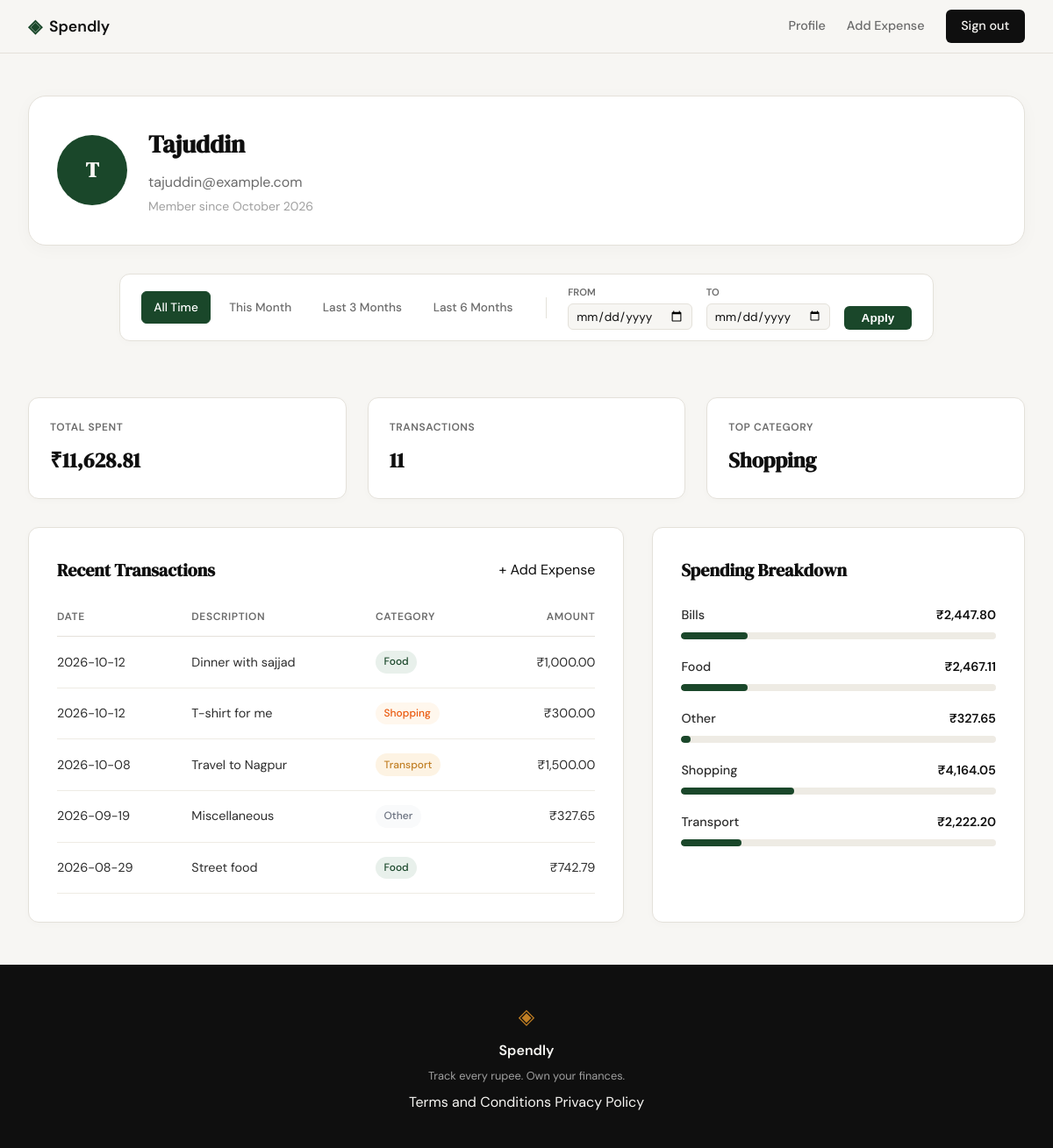
/profile (signed in), run on the app's committed database.
### tables this page shows
CREATE TABLE users (
                id INTEGER PRIMARY KEY AUTOINCREMENT,
                name TEXT NOT NULL,
                email TEXT UNIQUE NOT NULL,
                password_hash TEXT NOT NULL,
                created_at TEXT DEFAULT (datetime('now'))
            );

CREATE TABLE expenses (
                id INTEGER PRIMARY KEY AUTOINCREMENT,
                user_id INTEGER NOT NULL,
                amount REAL NOT NULL,
                category TEXT NOT NULL,
                date TEXT NOT NULL,
                description TEXT,
                created_at TEXT DEFAULT (datetime('now')),
                FOREIGN KEY (user_id) REFERENCES users (id)
            );

### app.py (the view, shortened to what this page needs)
@app.route("/profile")
@login_required
def profile():
    user_id = session.get("user_id")
    date_from = request.args.get("date_from")
    date_to = request.args.get("date_to")
    import datetime
    valid_dates = True
    today = datetime.date.today()
    first_of_month = today.replace(day=1)
    presets = {
        "this_month": {
            "from": first_of_month.strftime("%Y-%m-%d"),
            "to": today.strftime("%Y-%m-%d")
        },
        "last_3_months": {
            "from": (today - datetime.timedelta(days=90)).strftime("%Y-%m-%d"),
            "to": today.strftime("%Y-%m-%d")
        },
        "last_6_months": {
            "from": (today - datetime.timedelta(days=180)).strftime("%Y-%m-%d"),
            "to": today.strftime("%Y-%m-%d")
        }
    }
    user_row = get_user_details(user_id)
    if not user_row:
        abort(404)
    created_at = user_row["created_at"]
    dt = datetime.datetime.strptime(created_at, "%Y-%m-%d %H:%M:%S")
    member_since = dt.strftime("%B %Y")
    user_data = {
        "name": user_row["name"],
        "email": user_row["email"],
        "member_since": member_since,
        "initials": "".join([n[0].upper() for n in user_row["name"].split()])
    }
    summary = get_spending_summary(user_id, date_from, date_to)
    stats = {
        "total_spent": f"₹{summary['total_spent']:,.2f}",
        "transaction_count": summary["transaction_count"],
        "top_category": summary["top_category"] or "None"
    }
    transactions_rows = get_recent_transactions(user_id, date_from=date_from, date_to=date_to)
    transactions = [
        {
            "date": row["date"],
            "description": row["description"],
            "category": row["category"],
            "amount": f"₹{row['amount']:,.2f}"
        }
        for row in transactions_rows
    ]
    breakdown_rows = get_category_breakdown(user_id, date_from, date_to)
    total_spend = sum(row["total"] for row in breakdown_rows)
    categories = []
    for row in breakdown_rows:
        percentage = 0
        if total_spend > 0:
            percentage = round((row["total"] / total_spend) * 100)
        categories.append({
            "name": row["category"],
            "total": f"₹{row['total']:,.2f}",
            "percentage": percentage
        })
    context = {
        "user": user_data,
        "stats": stats,
        "transactions": transactions,
        "categories": categories,
        "date_from": date_from,
        "date_to": date_to,
        "presets": presets
    }
    return render_template("profile.html", **context)

### app.py (called while the page is built)
def login_required(f):
    @wraps(f)
    def decorated_function(*args, **kwargs):
        if not session.get("user_id"):
            return redirect(url_for("login"))
        return f(*args, **kwargs)
    return decorated_function

### database/db.py (called while the page is built)
def get_db():
    conn = sqlite3.connect(DB_PATH)
    conn.row_factory = sqlite3.Row
    conn.execute("PRAGMA foreign_keys = ON")
    return conn

def get_user_details(user_id):
    with get_db() as conn:
        return conn.execute(
            "SELECT name, email, created_at FROM users WHERE id = ?",
            (user_id,)
        ).fetchone()

def get_category_breakdown(user_id, date_from=None, date_to=None):
    with get_db() as conn:
        query = "SELECT category, SUM(amount) as total FROM expenses WHERE user_id = ?"
        params = [user_id]
        if date_from and date_to:
            query += " AND date BETWEEN ? AND ?"
            params.extend([date_from, date_to])
        query += " GROUP BY category"
        return conn.execute(query, params).fetchall()

def get_recent_transactions(user_id, limit=5, date_from=None, date_to=None):
    with get_db() as conn:
        query = "SELECT date, description, category, amount FROM expenses WHERE user_id = ?"
        params = [user_id]
        if date_from and date_to:
            query += " AND date BETWEEN ? AND ?"
            params.extend([date_from, date_to])
        query += " ORDER BY date DESC LIMIT ?"
        params.append(limit)
        rows = conn.execute(query, params).fetchall()
        return [dict(row) for row in rows]

### templates/profile.html (shortened to what this page needs)
{% extends "base.html" %}
{% block head %}
    <link rel="stylesheet" href="{{ url_for('static', filename='css/profile.css') }}">
{% endblock %}
{% block content %}
<div class="profile-container">
    <section class="profile-card">
        <div class="profile-card-inner">
            <div class="profile-avatar">{{ user.initials }}</div>
            <div class="profile-details">
                <h1 class="profile-name">{{ user.name }}</h1>
                <p class="profile-email">{{ user.email }}</p>
                <p class="profile-member">Member since {{ user.member_since }}</p>
            </div>
        </div>
    </section>
    <section class="filter-bar">
        <div class="filter-bar-inner">
            <div class="preset-group">
                <a href="{{ url_for('profile') }}"
                   class="preset-btn {{ 'active' if not date_from }}">All Time</a>
                <a href="{{ url_for('profile', date_from=presets.this_month.from, date_to=presets.this_month.to) }}"
                   class="preset-btn {{ 'active' if date_from == presets.this_month.from }}">This Month</a>
                <a href="{{ url_for('profile', date_from=presets.last_3_months.from, date_to=presets.last_3_months.to) }}"
                   class="preset-btn {{ 'active' if date_from == presets.last_3_months.from }}">Last 3 Months</a>
                <a href="{{ url_for('profile', date_from=presets.last_6_months.from, date_to=presets.last_6_months.to) }}"
                   class="preset-btn {{ 'active' if date_from == presets.last_6_months.from }}">Last 6 Months</a>
            </div>
            <form method="GET" class="custom-range-form">
                <div class="input-group">
                    <label for="date_from">From</label>
                    <input type="date" id="date_from" name="date_from" value="{{ date_from or '' }}">
                </div>
                <div class="input-group">
                    <label for="date_to">To</label>
                    <input type="date" id="date_to" name="date_to" value="{{ date_to or '' }}">
                </div>
                <button type="submit" class="btn-apply">Apply</button>
            </form>
        </div>
    </section>
    <section class="profile-stats">
        <div class="stat-card">
            <span class="stat-label">Total Spent</span>
            <span class="stat-value">{{ stats.total_spent }}</span>
        </div>
        <div class="stat-card">
            <span class="stat-label">Transactions</span>
            <span class="stat-value">{{ stats.transaction_count }}</span>
        </div>
        <div class="stat-card">
            <span class="stat-label">Top Category</span>
            <span class="stat-value">{{ stats.top_category }}</span>
        </div>
    </section>
    <div class="profile-grid">
        <section class="profile-section">
            <div class="section-header" style="display: flex; justify-content: space-between; align-items: center; margin-bottom: 1rem;">
                <h2 class="section-title" style="margin: 0;">Recent Transactions</h2>
                <a href="{{ url_for('add_expense') }}" class="btn-add-expense">+ Add Expense</a>
            </div>
            <div class="table-wrapper">
                <table class="profile-table">
                    <thead>
                        <tr>
                            <th>Date</th>
                            <th>Description</th>
                            <th>Category</th>
                            <th class="text-right">Amount</th>
                        </tr>
                    </thead>
                    <tbody>
                        {% for tx in transactions %}
                        <tr>
                            <td>{{ tx.date }}</td>
                            <td>{{ tx.description }}</td>
                            <td><span class="category-badge" data-category="{{ tx.category }}">{{ tx.category }}</span></td>
                            <td class="text-right">{{ tx.amount }}</td>
                        </tr>
                        {% endfor %}
                    </tbody>
                </table>
            </div>
        </section>
        <section class="profile-section">
            <h2 class="section-title">Spending Breakdown</h2>
            <div class="category-breakdown">
                {% for cat in categories %}
                <div class="category-row">
                    <div class="category-info">
                        <span class="cat-name">{{ cat.name }}</span>
                        <span class="cat-total">{{ cat.total }}</span>
                    </div>
                    <div class="category-bar-container">
                        <div class="category-bar-fill" style="--bar-width: {{ cat.percentage }}%; width: var(--bar-width);"></div>
                    </div>
                </div>
                {% endfor %}
            </div>
        </section>
    </div>
</div>
{% endblock %}

### templates/base.html (shortened to what this page needs)
<!DOCTYPE html>
<html lang="en">
<head>
    <link rel="stylesheet" href="{{ url_for('static', filename='css/style.css') }}">
    {% block head %}{% endblock %}
</head>
<body>
    <nav class="navbar">
        <div class="nav-inner">
            <a href="{{ url_for('landing') }}" class="nav-brand">
                <span class="brand-icon">◈</span>
                <span class="brand-name">Spendly</span>
            </a>
            <div class="nav-links">
                {% if session.get("user_id") %}
                    <a href="{{ url_for('profile') }}">Profile</a>
                    <a href="{{ url_for('add_expense') }}">Add Expense</a>
                    <a href="{{ url_for('logout') }}" class="nav-cta">Sign out</a>
                {% else %}
                    <a href="{{ url_for('login') }}">Sign in</a>
                    <a href="{{ url_for('register') }}" class="nav-cta">Get started</a>
                {% endif %}
            </div>
        </div>
    </nav>
    <main class="main-content">
        {% block content %}{% endblock %}
    </main>
    <footer class="footer">
        <div class="footer-inner">
            <span class="brand-icon">◈</span>
            <span class="footer-name">Spendly</span>
            <p class="footer-copy">Track every rupee. Own your finances.</p>
            <div class="footer-links">
                <a href="{{ url_for('terms') }}">Terms and Conditions</a>
                <a href="{{ url_for('privacy') }}">Privacy Policy</a>
            </div>
        </div>
    </footer>
</body>
</html>

### static/css/style.css (style rules this page uses)
:root { --ink: #0f0f0f; --ink-soft: #2d2d2d; --ink-muted: #6b6b6b; --ink-faint: #a0a0a0; --paper: #f7f6f3; --paper-warm: #f0ede6; --paper-card: #ffffff; --accent: #1a472a; --accent-light: #e8f0eb; --accent-2: #c17f24; --accent-2-light: #fdf3e3; --danger: #c0392b; --danger-light: #fdecea; --border: #e4e1da; --border-soft: #eeebe4; --cat-food: #e8f0eb; --cat-food-text: #1a472a; --cat-transport: #fdf3e3; --cat-transport-text: #c17f24; --cat-bills: #eef2ff; --cat-bills-text: #4f46e5; --cat-health: #fdf2f2; --cat-health-text: #c0392b; --cat-entertainment: #f5f3ff; --cat-entertainment-text: #7c3aed; --cat-shopping: #fff7ed; --cat-shopping-text: #ea580c; --cat-other: #f9fafb; --cat-other-text: #6b7280; --font-display: 'DM Serif Display', Georgia, serif; --font-body: 'DM Sans', system-ui, sans-serif; --max-width: 1200px; --auth-width: 440px; --radius-sm: 6px; --radius-md: 12px; --radius-lg: 20px; }
*, *::before, *::after { box-sizing: border-box; margin: 0; padding: 0; }
html { font-size: 16px; scroll-behavior: smooth; }
body { background: var(--paper); color: var(--ink); font-family: var(--font-body); font-size: 1rem; line-height: 1.6; -webkit-font-smoothing: antialiased; }
a { color: inherit; text-decoration: none; }
.navbar { position: sticky; top: 0; z-index: 100; background: var(--paper); border-bottom: 1px solid var(--border); padding: 0 2rem; }
.nav-inner { max-width: var(--max-width); margin: 0 auto; height: 60px; display: flex; align-items: center; justify-content: space-between; }
.nav-brand { display: flex; align-items: center; gap: 0.5rem; font-family: var(--font-body); font-weight: 600; font-size: 1.1rem; color: var(--ink); }
.brand-icon { color: var(--accent); font-size: 1.3rem; }
.brand-name { color: var(--ink); }
.nav-links { display: flex; align-items: center; gap: 1.5rem; font-size: 0.9rem; font-weight: 500; }
.nav-links a { color: var(--ink-muted); transition: color 0.2s; }
.nav-cta { background: var(--ink) !important; color: var(--paper) !important; padding: 0.45rem 1.1rem; border-radius: var(--radius-sm); transition: background 0.2s !important; }
.main-content { min-height: calc(100vh - 60px - 100px); }
.stat-card { background: var(--paper); border: 1px solid var(--border-soft); border-radius: var(--radius-md); padding: 1.5rem; display: flex; flex-direction: column; gap: 0.25rem; }
.stat-label { font-size: 0.8rem; font-weight: 500; color: var(--ink-muted); }
.stat-value { font-family: var(--font-display); font-size: 1.5rem; color: var(--ink); font-weight: 600; }
.footer { background: var(--ink); color: var(--paper); padding: 2.5rem 2rem; text-align: center; }
.footer-inner { display: flex; flex-direction: column; align-items: center; gap: 0.4rem; }
.footer .brand-icon { color: var(--accent-2); font-size: 1.5rem; }
.footer-name { font-weight: 600; font-size: 1rem; }
.footer-copy { font-size: 0.8rem; color: var(--ink-faint); }

### data on the page
users: name "Tajuddin", email "tajuddin@example.com"
expenses: date "2026-10-12", description "Dinner with sajjad", category "Food", amount "₹1,000.00"
expenses: date "2026-10-12", description "T-shirt for me", category "Shopping", amount "₹300.00"
expenses: date "2026-10-08", description "Travel to Nagpur", category "Transport", amount "₹1,500.00"
expenses: date "2026-09-19", description "Miscellaneous", category "Other", amount "₹327.65"
expenses: date "2026-08-29", description "Street food", category "Food", amount "₹742.79"

### other printed values
{{ user.initials }} "T"
{{ user.member_since }} "October 2026"
{{ stats.total_spent }} "₹11,628.81"
{{ stats.transaction_count }} "11"
{{ stats.top_category }} "Shopping"
{{ cat.name }} "Bills" "Food" "Other" "Shopping" "Transport"
{{ cat.total }} "₹2,447.80" "₹2,467.11" "₹327.65" "₹4,164.05" "₹2,222.20"
